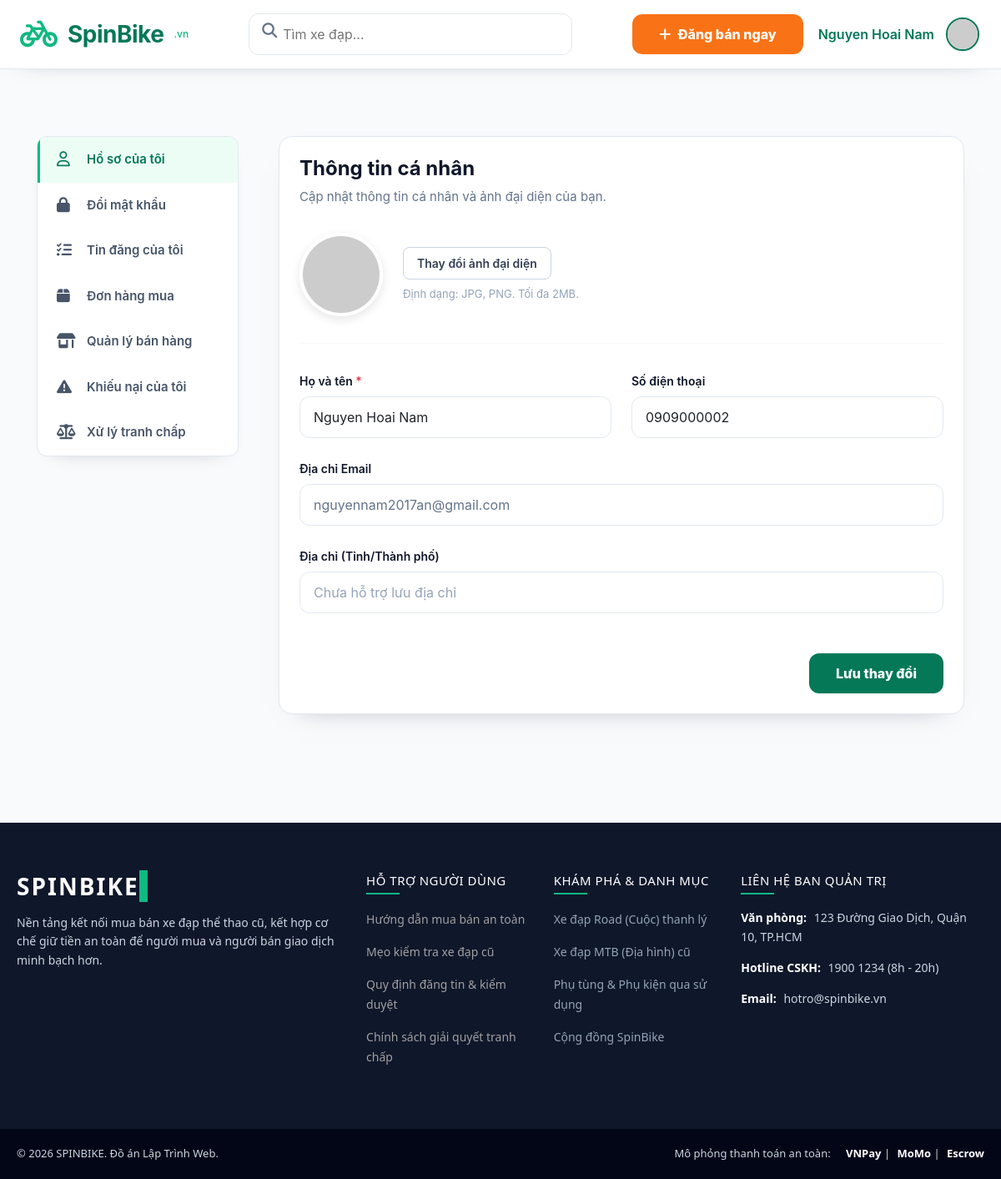
Screenshot of /profile (signed in) with the database file from the repository.
### tables this page shows
CREATE TABLE `users` (
  `id` int(11) NOT NULL,
  `name` varchar(255) NOT NULL,
  `email` varchar(255) NOT NULL,
  `password` varchar(255) NOT NULL,
  `phone` varchar(20) DEFAULT NULL,
  `avatar` varchar(500) DEFAULT NULL,
  `role` enum('user','admin') NOT NULL DEFAULT 'user',
  `balance` decimal(15,2) NOT NULL DEFAULT 0.00,
  `created_at` timestamp NOT NULL DEFAULT current_timestamp(),
  `reset_token` varchar(255) DEFAULT NULL,
  `reset_token_expire` datetime DEFAULT NULL
);

### index.php (called while the page is built, shortened)
<?php
require_once __DIR__ . '/config/config.php';
$requestUri = parse_url($_SERVER['REQUEST_URI'] ?? '/', PHP_URL_PATH) ?: '/';
$basePath = app_base_path();
$relativePath = $requestUri;
$route = trim((string) $relativePath, '/');
$routeName = find_route_name_by_path($route);
$targetFile = $routeName !== null ? route_target($routeName) : null;
require $targetFile;

### config/config.php (called while the page is built, shortened)
<?php
if (!function_exists('app_origin')) {
    function app_origin(): string {
        static $origin = null;
        if ($origin !== null) {
            return $origin;
        }
        if (PHP_SAPI !== 'cli') {
            $https = $_SERVER['HTTPS'] ?? '';
            $isHttps = !empty($https) && strtolower((string) $https) !== 'off';
            $scheme = $isHttps ? 'https' : 'http';
            $host = trim((string) ($_SERVER['HTTP_HOST'] ?? ''));
            if ($host !== '') {
                $origin = $scheme . '://' . $host;
                return $origin;
            }
        }
        $origin = 'http://localhost';
        return $origin;
    }
}
if (!function_exists('detect_app_base_path')) {
    function detect_app_base_path(): string {
        $configuredBasePath = trim((string) (getenv('APP_BASE_PATH') ?: ''), '/');
        $scriptName = trim((string) ($_SERVER['SCRIPT_NAME'] ?? ''), '/');
        $segments = explode('/', $scriptName);
        if (end($segments) === 'index.php') {
            array_pop($segments);
        }
        return trim(implode('/', $segments), '/');
    }
}
if (!function_exists('route_definitions')) {
    function route_definitions(): array {
        static $routes = null;
        if ($routes !== null) {
            return $routes;
        }
        return $routes;
    }
}
if (!function_exists('app_base_path')) {
    function app_base_path(): string {
        static $basePath = null;
        if ($basePath !== null) {
            return $basePath;
        }
        $detectedBasePath = detect_app_base_path();
        $basePath = $detectedBasePath !== '' ? '/' . $detectedBasePath : '';
        return $basePath;
    }
}
if (!function_exists('app_path')) {
    function app_path(string $path = ''): string {
        $cleanPath = ltrim($path, '/');
        $basePath = app_base_path();
        return $cleanPath !== '' ? $basePath . '/' . $cleanPath : $basePath;
    }
}
if (!function_exists('route_path')) {
    function route_path(string $name): string {
        $routes = route_definitions();
        return $routes[$name]['path'];
    }
}
if (!function_exists('route_target')) {
    function route_target(string $name): string {
        $routes = route_definitions();
        return $routes[$name]['target'];
    }
}
if (!function_exists('route_url')) {
    function route_url(string $name, $query = []): string {
        $path = route_path($name);
        $url = app_origin() . app_path($path);
        if (is_array($query) && !empty($query)) {
            $queryString = http_build_query($query);
            return $queryString !== '' ? $url . '?' . $queryString : $url;
        }
        return $url;
    }
}
?>

### app/views/auth/profile.php (the view, shortened to what this page needs)
<?php
require_once __DIR__ . '/../../../config/config.php';
$database = new Database();
$db = $database->getConnectionOrNull();
$user_id = $_SESSION['user_id'];
$profileError = null;
$user = null;
if (!$db) {
    $profileError = 'Thông tin tài khoản hiện chưa thể tải. Vui lòng kiểm tra kết nối dữ liệu và thử lại sau.';
} else {
    $db->setAttribute(PDO::ATTR_ERRMODE, PDO::ERRMODE_EXCEPTION);
}
if ($db) {
    try {
        $stmt = $db->prepare("SELECT * FROM users WHERE id = ?");
        $stmt->execute([$user_id]);
        $user = $stmt->fetch(PDO::FETCH_ASSOC);
    } catch (Throwable $exception) {
        $profileError = 'Thông tin tài khoản hiện chưa thể tải. Vui lòng thử lại sau.';
    }
}
$display_name = htmlspecialchars($user['name'] ?? 'U');
$display_avatar = !empty($user['avatar']) ? $user['avatar'] : "https://ui-avatars.com/api/?name=" . urlencode($display_name) . "&background=10b981&color=fff&size=120&rounded=true&bold=true";
$profileName = trim((string)($user['name'] ?? ''));
$profilePhone = trim((string)($user['phone'] ?? ''));
$profileEmail = trim((string)($user['email'] ?? ''));
$profilePageUrl = route_url('profile');
$buyerOrdersUrl = route_url('orders', ['view' => 'buyer']);
$sellerOrdersUrl = route_url('orders', ['view' => 'seller']);
$buyerDisputesUrl = route_url('orders', ['view' => 'buyer', 'filter' => 'disputed']);
$sellerDisputesUrl = route_url('orders', ['view' => 'seller', 'filter' => 'disputed']);
include __DIR__ . '/../layouts/header.php';
?>
<div class="main-content profile-page-shell">
    <div class="profile-container profile-page-container">
        <div class="row g-5">
            <div class="col-lg-3">
                <div class="profile-sidebar">
                    <a href="<?php echo $profilePageUrl; ?>" class="profile-nav-link active">
                        <i class="fa-regular fa-user"></i> Hồ sơ của tôi
                    </a>
                    <a href="javascript:void(0)" class="profile-nav-link">
                        <i class="fa-solid fa-lock"></i> Đổi mật khẩu
                    </a>
                    <?php if ($isAdmin): ?>
                    <a href="<?php echo admin_dashboard_url(); ?>" class="profile-nav-link">
                        <i class="fa-solid fa-gauge-high"></i> Dashboard Admin
                    </a>
                    <a href="<?php echo $reviewListingsUrl; ?>" class="profile-nav-link">
                        <i class="fa-solid fa-shield-halved"></i> Quản lý tin đăng
                    </a>
                    <a href="<?php echo $adminOrdersUrl; ?>" class="profile-nav-link">
                        <i class="fa-solid fa-receipt"></i> Đơn hàng & tranh chấp
                    </a>
                    <a href="<?php echo route_url('home'); ?>" class="profile-nav-link">
                        <i class="fa-solid fa-globe"></i> Xem website
                    </a>
                    <?php else: ?>
                    <a href="<?php echo $myListingsUrl; ?>" class="profile-nav-link">
                        <i class="fa-solid fa-list-check"></i> Tin đăng của tôi
                    </a>
                    <a href="<?php echo $buyerOrdersUrl; ?>" class="profile-nav-link">
                        <i class="fa-solid fa-box"></i> Đơn hàng mua
                    </a>
                    <a href="<?php echo $sellerOrdersUrl; ?>" class="profile-nav-link">
                        <i class="fa-solid fa-shop"></i> Quản lý bán hàng
                    </a>
                    <a href="<?php echo $buyerDisputesUrl; ?>" class="profile-nav-link">
                        <i class="fa-solid fa-triangle-exclamation"></i> Khiếu nại của tôi
                    </a>
                    <a href="<?php echo $sellerDisputesUrl; ?>" class="profile-nav-link">
                        <i class="fa-solid fa-scale-balanced"></i> Xử lý tranh chấp
                    </a>
                    <?php endif; ?>
                </div>
            </div>
            <div class="col-lg-9">
                <div class="profile-card">
                    <h2 class="profile-page-title">Thông tin cá nhân</h2>
                    <p class="profile-page-subtitle">
                        <?php echo $profileError === null ? 'Cập nhật thông tin cá nhân và ảnh đại diện của bạn.' : htmlspecialchars($profileError); ?>
                    </p>
                    <?php if ($profileError === null): ?>
                    <form action="" method="POST" enctype="multipart/form-data">
                        <div class="profile-avatar-section">
                            <img src="<?= $display_avatar ?>" alt="Avatar" id="avatarPreview" class="profile-avatar-image">
                            <div>
                                <label for="avatarInput" class="btn-upload profile-upload-label">
                                    Thay đổi ảnh đại diện
                                </label>
                                <p class="profile-upload-hint">Định dạng: JPG, PNG. Tối đa 2MB.</p>
                            </div>
                        </div>
                        <hr class="profile-divider">
                        <div class="row g-4">
                            <div class="col-md-6">
                                <label class="profile-field-label">Họ và tên <span class="text-danger">*</span></label>
                                <input type="text" name="fullname" class="form-control profile-field-input" value="<?= htmlspecialchars($profileName) ?>" required>
                            </div>
                            <div class="col-md-6">
                                <label class="profile-field-label">Số điện thoại</label>
                                <input type="tel" name="phone" class="form-control profile-field-input" value="<?= htmlspecialchars($profilePhone === 'Chưa cập nhật số điện thoại' ? '' : $profilePhone) ?>" placeholder="Chưa cập nhật số điện thoại">
                            </div>
                            <div class="col-md-12">
                                <label class="profile-field-label">Địa chỉ Email</label>
                                <input type="email" name="email" class="form-control profile-field-input profile-field-readonly" value="<?= htmlspecialchars($profileEmail) ?>" readonly>
                            </div>
                            <div class="col-md-12">
                                <label class="profile-field-label">Địa chỉ (Tỉnh/Thành phố)</label>
                                <input type="text" name="address" class="form-control profile-field-input profile-field-readonly profile-field-placeholder" value="Chưa hỗ trợ lưu địa chỉ" readonly>
                            </div>
                        </div>
                        <div class="mt-5 text-end">
                            <button type="submit" class="btn-save">
                                Lưu thay đổi
                            </button>
                        </div>
                    </form>
                    <?php endif; ?>
                </div>
            </div>
        </div>
    </div>
</div>
<?php include __DIR__ . '/../layouts/footer.php'; ?>

### rows the page displays
users: fullname "Nguyen Hoai Nam", phone "0909000002", email "nguyennam2017an@gmail.com"

### other values shown
$displayUserName "Nguyen Hoai Nam"
$link['title'] "Hướng dẫn mua bán an toàn"
$link['title'] "Mẹo kiểm tra xe đạp cũ"
$link['title'] "Quy định đăng tin & kiểm duyệt"
$link['title'] "Chính sách giải quyết tranh chấp"
$link "Xe đạp Road (Cuộc) thanh lý"
$link "Xe đạp MTB (Địa hình) cũ"
$link "Phụ tùng & Phụ kiện qua sử dụng"
$link "Cộng đồng SpinBike"
